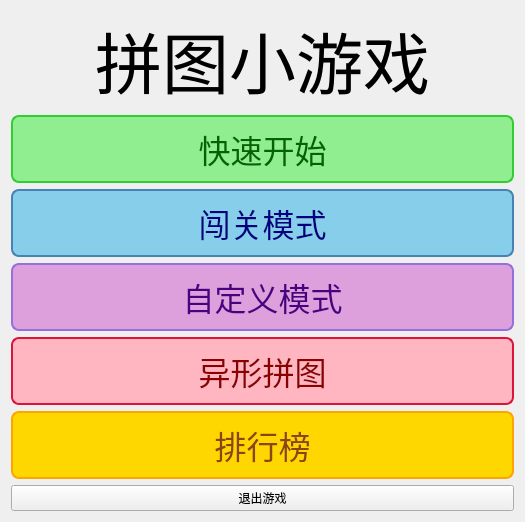
<?xml version="1.0" encoding="UTF-8"?>
<ui version="4.0">
 <class>dlgMenu</class>
 <widget class="QDialog" name="dlgMenu">
  <property name="geometry">
   <rect>
    <x>0</x>
    <y>0</y>
    <width>525</width>
    <height>514</height>
   </rect>
  </property>
  <property name="windowTitle">
   <string>拼图小游戏 </string>
  </property>
  <property name="styleSheet">
   <string notr="true"/>
  </property>
  <layout class="QVBoxLayout" name="verticalLayout">
   <item alignment="Qt::AlignmentFlag::AlignHCenter">
    <widget class="QLabel" name="label">
     <property name="enabled">
      <bool>true</bool>
     </property>
     <property name="palette">
      <palette>
       <active/>
       <inactive/>
       <disabled/>
      </palette>
     </property>
     <property name="font">
      <font>
       <family>Arial Unicode MS</family>
       <pointsize>50</pointsize>
       <italic>false</italic>
       <bold>false</bold>
      </font>
     </property>
     <property name="styleSheet">
      <string notr="true">font: 50pt "Arial Unicode MS";
</string>
     </property>
     <property name="text">
      <string>拼图小游戏</string>
     </property>
    </widget>
   </item>
   <item>
    <widget class="QPushButton" name="btStart">
     <property name="enabled">
      <bool>true</bool>
     </property>
     <property name="font">
      <font>
       <family>Arial Unicode MS</family>
       <pointsize>24</pointsize>
       <italic>false</italic>
       <bold>false</bold>
      </font>
     </property>
     <property name="cursor">
      <cursorShape>PointingHandCursor</cursorShape>
     </property>
     <property name="styleSheet">
      <string notr="true">font: 24pt "Arial Unicode MS";
background-color: #90EE90;
color: #006400;
border: 2px solid #32CD32;
border-radius: 8px;
padding: 8px;</string>
     </property>
     <property name="text">
      <string>快速开始</string>
     </property>
     <property name="flat">
      <bool>false</bool>
     </property>
    </widget>
   </item>
   <item>
    <widget class="QPushButton" name="btnLevelSelect">
     <property name="font">
      <font>
       <family>Arial Unicode MS</family>
       <pointsize>24</pointsize>
       <italic>false</italic>
       <bold>false</bold>
      </font>
     </property>
     <property name="cursor">
      <cursorShape>PointingHandCursor</cursorShape>
     </property>
     <property name="styleSheet">
      <string notr="true">font: 24pt "Arial Unicode MS";
background-color: #87CEEB;
color: #000080;
border: 2px solid #4682B4;
border-radius: 8px;
padding: 8px;</string>
     </property>
     <property name="text">
      <string>闯关模式</string>
     </property>
    </widget>
   </item>
   <item>
    <widget class="QPushButton" name="btnCustomMode">
     <property name="font">
      <font>
       <family>Arial Unicode MS</family>
       <pointsize>24</pointsize>
       <italic>false</italic>
       <bold>false</bold>
      </font>
     </property>
     <property name="cursor">
      <cursorShape>PointingHandCursor</cursorShape>
     </property>
     <property name="styleSheet">
      <string notr="true">font: 24pt "Arial Unicode MS";
background-color: #DDA0DD;
color: #4B0082;
border: 2px solid #9370DB;
border-radius: 8px;
padding: 8px;</string>
     </property>
     <property name="text">
      <string>自定义模式</string>
     </property>
    </widget>
   </item>
   <item>
    <widget class="QPushButton" name="btnJigsawMode">
     <property name="font">
      <font>
       <family>Arial Unicode MS</family>
       <pointsize>24</pointsize>
       <italic>false</italic>
       <bold>false</bold>
      </font>
     </property>
     <property name="cursor">
      <cursorShape>PointingHandCursor</cursorShape>
     </property>
     <property name="styleSheet">
      <string notr="true">font: 24pt "Arial Unicode MS";
background-color: #FFB6C1;
color: #8B0000;
border: 2px solid #DC143C;
border-radius: 8px;
padding: 8px;</string>
     </property>
     <property name="text">
      <string>异形拼图</string>
     </property>
    </widget>
   </item>
   <item>
    <widget class="QPushButton" name="btnRanking">
     <property name="font">
      <font>
       <family>Arial Unicode MS</family>
       <pointsize>24</pointsize>
       <italic>false</italic>
       <bold>false</bold>
      </font>
     </property>
     <property name="cursor">
      <cursorShape>PointingHandCursor</cursorShape>
     </property>
     <property name="styleSheet">
      <string notr="true">font: 24pt "Arial Unicode MS";
background-color: #FFD700;
color: #8B4513;
border: 2px solid #FFA500;
border-radius: 8px;
padding: 8px;</string>
     </property>
     <property name="text">
      <string>排行榜</string>
     </property>
    </widget>
   </item>
   <item>
    <widget class="QPushButton" name="btnExit">
     <property name="styleSheet">
      <string notr="true">font: 30pt "Arial Unicode MS";
</string>
     </property>
     <property name="text">
      <string>退出游戏</string>
     </property>
     <property name="autoDefault">
      <bool>true</bool>
     </property>
     <property name="flat">
      <bool>false</bool>
     </property>
    </widget>
   </item>
    </layout>
 </widget>
 <resources/>
 <connections/>
</ui>
